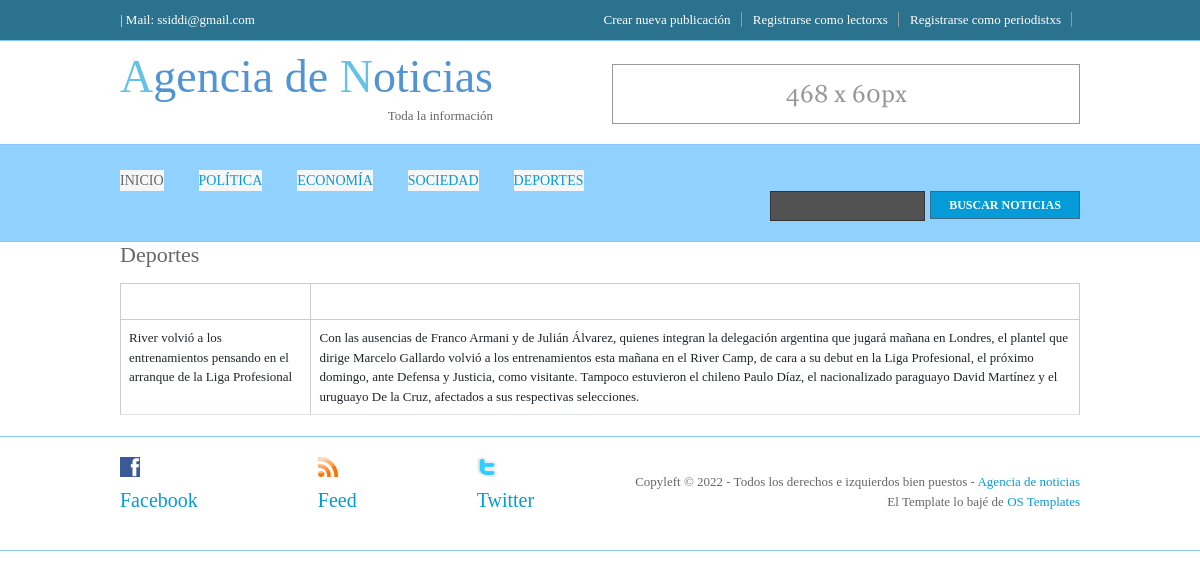
Page /portal/deportes on the earlier database version.
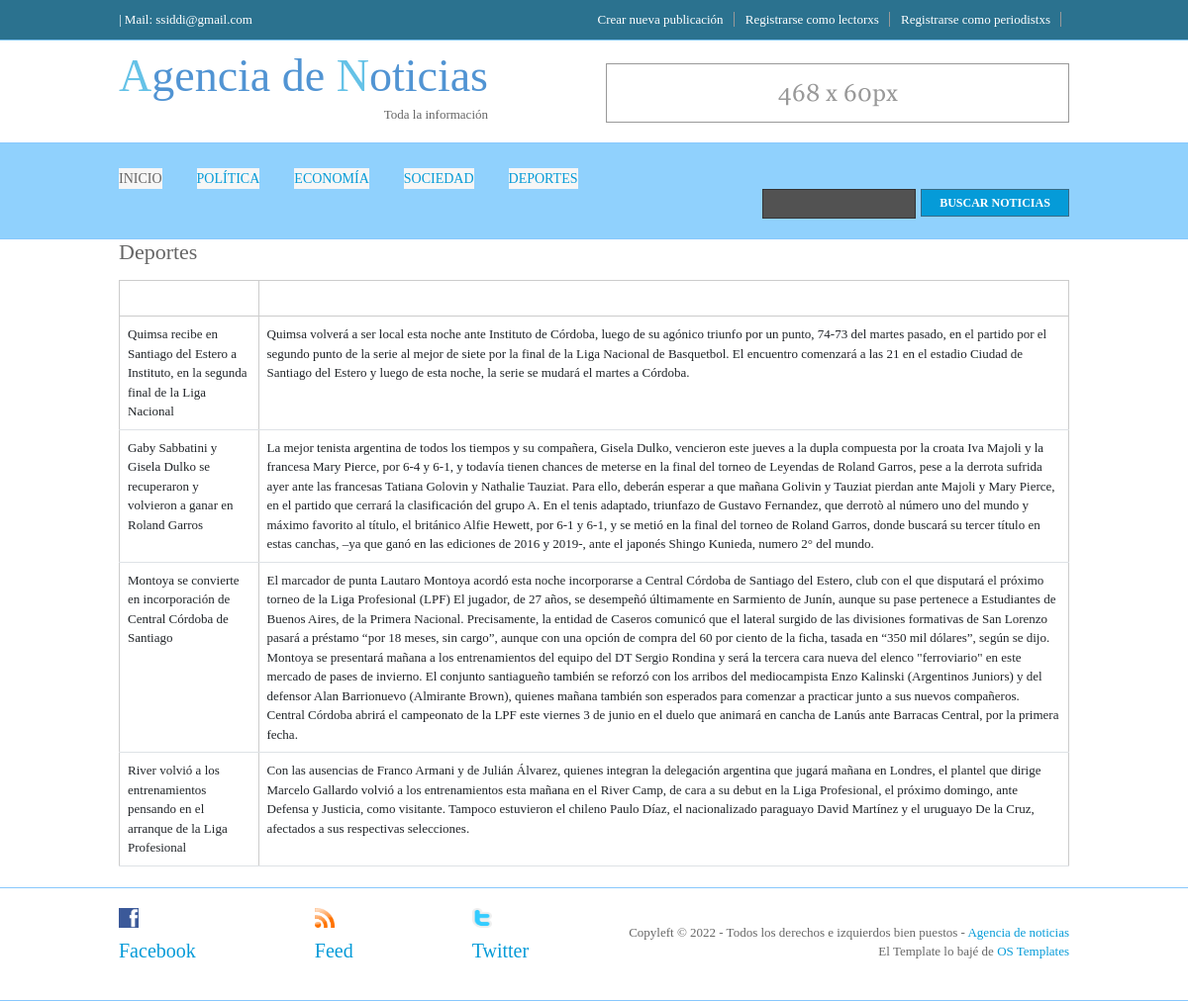
Same page on the later database version.
### portal/models.py (models this page shows, shortened)
class Noticia(models.Model):
    seccion = models.CharField(max_length=50)
    titulo = models.CharField(max_length=140)
    bajada = models.CharField(max_length=100000)
    periodistxs = models.CharField(max_length=50)
    email_preiodistxs = models.EmailField()
    publicado = models.BooleanField()
    home = models.BooleanField()

### portal/views.py (the view)
# urls.py: path("deportes", views.deportes ,name="deportes"),
def deportes(request):
    noticias = Noticia.objects.all()
    print(type(noticias))
    dicc = {"noticias":noticias[::-1]}
    seccion = loader.get_template("4deportes.html")
    documento=seccion.render(dicc)
    return HttpResponse(documento)

### portal/templates/4deportes.html
{% extends "padre.html" %}
{% load static %}
{% block contenido %}
<div class="wrapper">
  <div id="hpage_cats">
<h1>Deportes</h1>
<table class="table">
    <thead>
      <tr>
        <th scope="col">Título</th>
        <th scope="col">Bajada</th>
    </tr>
    </thead>
    <tbody>
      {% for n in noticias %}
       {% if n.seccion == "deportes" %}
        <tr>
            <td>{{n.titulo}}</td>
            <td>{{n.bajada}}</td>
        </tr>
       {% endif %}
      {% endfor %}
    </tbody>
  </table>
</div>
</div>
{% endblock %}

Differences in the rows shown:
added Noticia: titulo "Quimsa recibe en Santiago del Estero a Instituto, en la segunda final de la Liga Nacional", bajada "Quimsa volverá a ser local esta noche ante Instituto de Córdoba, luego de su agónico triunfo por un punto, 74-73 del martes pasado, en el partido por el segundo punto de la serie al mejor de siete por la final de la Liga Nacional de Basquetbol. El encuentro comenzará a las 21 en el estadio Ciudad de Santiago del Estero y luego de esta noche, la serie se mudará el martes a Córdoba."
added Noticia: titulo "Gaby Sabbatini y Gisela Dulko se recuperaron y volvieron a ganar en Roland Garros", bajada "La mejor tenista argentina de todos los tiempos y su compañera, Gisela Dulko, vencieron este jueves a la dupla compuesta por la croata Iva Majoli y la francesa Mary Pierce, por 6-4 y 6-1, y todavía tienen chances de meterse en la final del torneo de Leyendas de Roland Garros, pese a la derrota sufrida ayer ante las francesas Tatiana Golovin y Nathalie Tauziat. Para ello, deberán esperar a que mañana Golivin y Tauziat pierdan ante Majoli y Mary Pierce, en el partido que cerrará la clasificación del grupo A. En el tenis adaptado, triunfazo de Gustavo Fernandez, que derrotò al número uno del mundo y máximo favorito al título, el británico Alfie Hewett, por 6-1 y 6-1, y se metió en la final del…"
added Noticia: titulo "Montoya se convierte en incorporación de Central Córdoba de Santiago", bajada "El marcador de punta Lautaro Montoya acordó esta noche incorporarse a Central Córdoba de Santiago del Estero, club con el que disputará el próximo torneo de la Liga Profesional (LPF) El jugador, de 27 años, se desempeñó últimamente en Sarmiento de Junín, aunque su pase pertenece a Estudiantes de Buenos Aires, de la Primera Nacional. Precisamente, la entidad de Caseros comunicó que el lateral surgido de las divisiones formativas de San Lorenzo pasará a préstamo “por 18 meses, sin cargo”, aunque con una opción de compra del 60 por ciento de la ficha, tasada en “350 mil dólares”, según se dijo. Montoya se presentará mañana a los entrenamientos del equipo del DT Sergio Rondina y será la tercera…"
